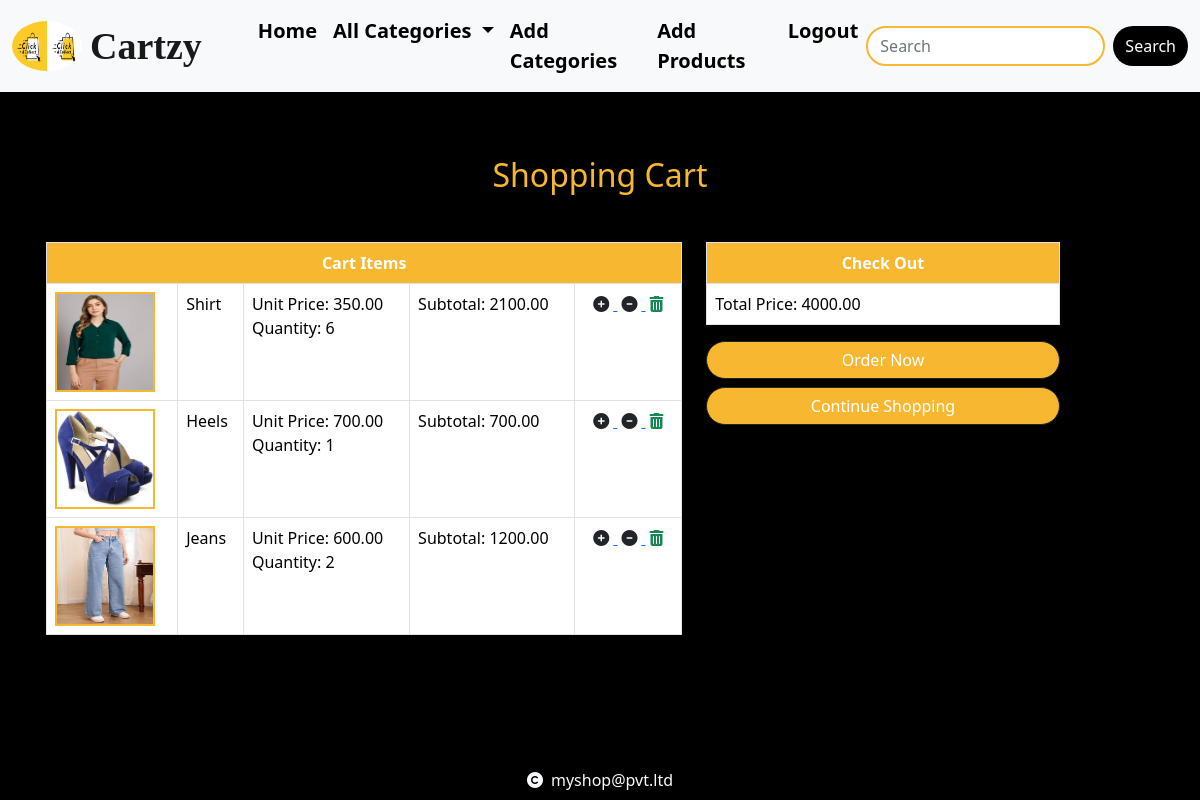
/cart/cartview (signed in), run on the app's committed database.
### cart/models.py (models this page shows)
class Cart(models.Model):
    product=models.ForeignKey(Product,on_delete=models.CASCADE)
    user=models.ForeignKey(User, on_delete=models.CASCADE)
    quantity=models.IntegerField(default=1)
    date_added=models.DateTimeField(auto_now_add=True)
    def subtotal(self):
        return self.product.price*self.quantity

### shop/models.py (models this page shows, shortened)
class Product(models.Model):
    name = models.CharField(max_length=20)
    desc = models.TextField()
    image = models.ImageField(upload_to="products")
    price=models.DecimalField(max_digits=10,decimal_places=2)
    stock=models.IntegerField()
    available=models.BooleanField(default=True)
    created=models.DateTimeField(auto_now_add=True)# one time
    updated=models.DateTimeField(auto_now=True)  #change every tym we update the record
    category=models.ForeignKey(Category,on_delete=models.CASCADE)

### cart/views.py (the view)
# urls.py: path('cartview',views.cart_view,name="cartview"),
def cart_view(request):
    u=request.user
    total=0
    c=Cart.objects.filter(user=u)
    for i in c:
        total+=i.quantity*i.product.price
    context={'cart':c,'total':total}
    return render(request,'cart.html',context)

### cart/context_processors.py (called while the page is built)
def count_items(request):
    u=request.user
    count=0
    if request.user.is_authenticated:
        try:
            c=Cart.objects.filter(user=u)
            for i in c:
                count+=i.quantity
        except:
            count=0
    return {'c':count}

### shop/context_processors.py (called while the page is built)
def menu_links(request):
    c=Category.objects.all()
    return {'links':c}

### templates/cart.html (shortened to what this page needs)
{% extends 'base.html' %}
{% load static %}
{% block content %}
<div class="container mt-5 p-3" style="margin-bottom:100px; color:black;">
    <div class="row">
        <h2 class="text-center mb-5" style="color: #f7b731;">Shopping Cart</h2>
        <div class="col-7">
            <table class="table table-bordered border-1 shadow" style="background-color: white; color: black;">
                <tr>
                    <th colspan="6" class="text-center fs-w" style="background-color: #f7b731; color: white;">Cart Items</th>
                </tr>
                {% for i in cart %}
                <tr>
                    <td class="p-2"><img src="{{i.product.image.url}}" height="100px" width="100px" style="border: 2px solid #f7b731;"></td>
                    <td class="p-2">{{i.product.name}}</td>
                    <td class="p-2">Unit Price: {{i.product.price}} <br>
                    Quantity: {{i.quantity}}</td>
                    <td class="p-2">Subtotal: {{i.subtotal}}</td>
                    <td class="p-2 text-center">
                        {% if i.product.stock > 0 %}
                        <a href="{% url 'cart:addtocart' i.product.id %}">
                            <i class="fa-solid fa-circle-plus text-dark mx-1" style="color: #f7b731;"></i>
                        </a>
                        <a href="{% url 'cart:cartremove' i.product.id%}">
                            <i class="fa-solid fa-circle-minus text-dark mx-1"></i>
                        </a>
                        <a href="{% url 'cart:cartdelete' i.product.id%}">
                            <i class="fa-solid fa-trash-can text-success mx-1"></i>
                        </a>
                        {% endif %}
                    </td>
                </tr>
                {% endfor %}
            </table>
        </div>
        <div class="col-4">
            <table class="table table-bordered border-1 shadow" style="background-color: white; color: black;">
                <tr>
                    <th colspan="4" class="text-center fs-w" style="background-color: #f7b731; color: white;">Check Out</th>
                </tr>
                <tr>
                    <td style="color: black;">Total Price: {{total}}</td>
                </tr>
            </table>
            <div class="d-grid gap-2">
                <a href="{% url 'cart:orderform' %}" class="btn btn-dark btn-hover" style="background-color: #f7b731; color: white; border-radius: 25px;">Order Now</a>
                <a href="{% url 'shop:categories' %}" class="btn btn-dark btn-hover" style="background-color: #f7b731; color: white; border-radius: 25px;">Continue Shopping</a>
            </div>
        </div>
    </div>
</div>
{% endblock %}

### templates/base.html (shortened to what this page needs)
<!DOCTYPE html>
{% load static %}
<html lang="en">
<head>
    <link href="https://cdn.jsdelivr.net/npm/bootstrap@5.0.2/dist/css/bootstrap.min.css" rel="stylesheet">
    <link rel="stylesheet" href="{% static 'css/style.css' %}">
    <link rel="stylesheet" href="https://cdnjs.cloudflare.com/ajax/libs/font-awesome/6.6.0/css/all.min.css" />
</head>
<body>
<header>
    <nav class="navbar navbar-expand-lg navbar-light bg-light">
        <div class="container-fluid">
             <img src="{% static 'images/logo1.jpg' %}" class="rounded-circle me-2" height="50px" width="70px">
           <a class="navbar-brand me-5" style="font-family: 'Great Vibes', cursive; font-size: 38px; font-weight: bold;" href="#">Cartzy</a>
            <div class="collapse navbar-collapse" id="navbarSupportedContent">
                <ul class="navbar-nav me-auto mb-2 mb-lg-0 fs-5 fw-bold">
                    <li class="nav-item">
                        <a class="nav-link " aria-current="page" href="{% url 'shop:categories' %}" style="color:black">Home</a>
                    </li>
                    <li class="nav-item dropdown">
                        <a class="nav-link dropdown-toggle" href="#" id="navbarDropdown" role="button" data-bs-toggle="dropdown" aria-expanded="false"style="color:black">
                            All Categories
                        </a>
                    </li>
                    {% if user.is_authenticated %}
                        {% if user.is_superuser == False %}
                            <li class="nav-item">
                                <a class="nav-link" aria-current="page" href="{% url 'cart:cartview' %}">
                                    <i class="fa fa-shopping-cart text-dark" aria-hidden="true"><sup class="mx-2 fs-6">{{ c }}</sup></i>
                                </a>
                            </li>
                            <li class="nav-item">
                                <a class="nav-link" aria-current="page" href="{% url 'cart:yourorders' %}" style="color:black">Your Orders</a>
                            </li>
                        {% else %}
                            <li class="nav-item">
                                <a class="nav-link" aria-current="page" href="{% url 'shop:addcategory' %}" style="color:black">Add Categories</a>
                            </li>
                            <li class="nav-item">
                                <a class="nav-link" aria-current="page" href="{% url 'shop:addproduct' %}" style="color:black">Add Products</a>
                            </li>
                        {% endif %}
                        <li class="nav-item">
                            <a class="nav-link" aria-current="page" href="{% url 'shop:logout' %}" style="color:black">Logout</a>
                        </li>
                    {% endif %}
                </ul>
                <form class="d-flex" method="POST" action="{% url 'search:search' %}">
                    <input class="form-control me-2" type="search" name="q" placeholder="Search" aria-label="Search" style="border: 2px solid #f7b731; border-radius: 25px;">
                    <button class="btn btn-outline-dark" style="background-color: black; color: white; border-radius: 25px; border: none;"
                            onmouseover="this.style.backgroundColor='#f7b731'; this.style.color='black'; this.style.border='2px solid black';"
                            onmouseout="this.style.backgroundColor='black'; this.style.color='white'; this.style.border='none';"
                            type="submit" style="font-family: 'Great Vibes', cursive;">Search</button>
                </form>
            </div>
        </div>
    </nav>
</header>
{% block content %}
{% endblock %}
<footer class="footer">
    <p class="text-center text-light fs-6 mt-2"><i class="fa-solid fa-copyright text-light fs-6 me-2"></i>myshop@pvt.ltd</p>
</footer>
</body>
</html>

### static/css/style.css (style rules this page uses)
body { background-color:black; color:white }
.footer { position:fixed; bottom:0; left:0; background-color:black; height:40px; width:100%; }

### templates/base.html (style rules this page uses)
body { background-color: black; color: white; }

### data on the page
Cart: product.image (picture), product.name "Shirt", product.price "350.00", quantity "6", subtotal "2100.00"
Cart: product.image (picture), product.name "Heels", product.price "700.00", quantity "1", subtotal "700.00"
Cart: product.image (picture), product.name "Jeans", product.price "600.00", quantity "2", subtotal "1200.00"

### other printed values
{{ total }} "4000.00"
